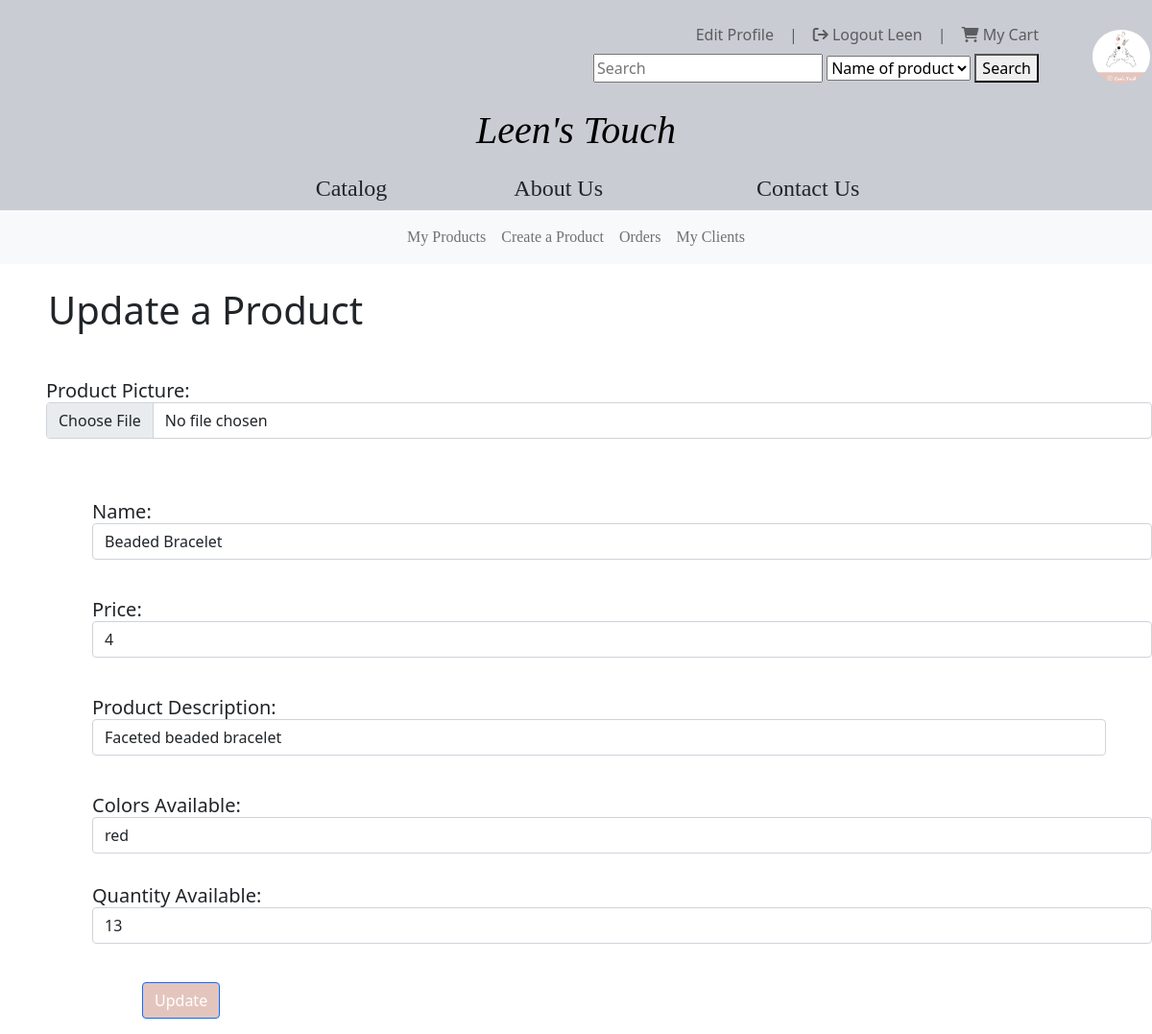
Page /AdminProducts/update/1240 (signed in) on the committed database.
### tables this page shows
CREATE TABLE `products` (
  `upc` int(13) NOT NULL,
  `product_name` varchar(50) NOT NULL,
  `product_type` varchar(25) NOT NULL,
  `description` varchar(500) NOT NULL,
  `price` double NOT NULL,
  `image` varchar(100) NOT NULL,
  `colour` varchar(15) NOT NULL,
  `quantity` int(2) NOT NULL,
  `fulfill_time` int(2) NOT NULL
);

### app/core/app.php (called while the page is built, shortened)
<?php
    class App{
        protected $currentMethod = 'index';
        public function __construct()
        {
            $url = $this->parseURL();
            if(file_exists('../app/controllers/'.$url[0].'.php')){
                unset($url[0]);
            }
            $this->currentController = new $this->currentController;
            if(isset($url[1])){
                if(method_exists($this->currentController, $url[1])){
                    $this->currentMethod = $url[1];
                    unset($url[1]);
                }
            }
            $this->params = $url ? array_values($url) : [];
            call_user_func_array([$this->currentController, $this->currentMethod], $this->params);
        }
        public function parseURL(){
            if(isset($_GET['url'])){
                $url = rtrim($_GET['url'], '/');
                $url = filter_var($url, FILTER_SANITIZE_URL);
                $url = explode('/',$url);
                return $url;
            }
        }
    }

### public/index.php (called while the page is built, shortened)
<?php
    $init = new App;
?>

### app/core/Model.php (called while the page is built, shortened)
<?php
class Model
{
    private $host = DB_HOST;
    private $user = DB_USER;
    private $pass = DB_PASS;
    private $dbname = DB_NAME;
    private $dbh;
    private $stmt;
    public function __construct()
    {
        $dsn = 'mysql:host=' . $this->host . ';dbname=' . $this->dbname;
        $options = array(
            PDO::ATTR_PERSISTENT => true,
            PDO::ATTR_ERRMODE => PDO::ERRMODE_EXCEPTION
        );
        try {
            $this->dbh = new PDO($dsn, $this->user, $this->pass, $options);
        } catch (PDOException $e) {
            $this->error = $e->getMessage();
            echo $this->error;
        }
    }
    public function query($sql)
    {
        $this->stmt = $this->dbh->prepare($sql);
    }
    public function bind($param, $value, $type = null)
    {
        if (is_null($type)) {
            switch (true) {
                default:
                    $type = PDO::PARAM_STR;
            }
        }
        $this->stmt->bindValue($param, $value, $type);
    }
    public function execute()
    {
        return $this->stmt->execute();
    }
    public function getSingle(){
        $this->execute();
        return $this->stmt->fetch(PDO::FETCH_OBJ);
    }
}

### app/models/productsModel.php (called while the page is built, shortened)
<?php
    Class productsModel{
        public function __construct(){
            $this->db = new Model;
        }
        public function getProduct($upc){
            $this->db->query("SELECT * FROM products WHERE upc = :upc");
            $this->db->bind(':upc',$upc);
            return $this->db->getSingle();
        }
    }
?>

### app/views/AdminProducts/updateProduct.php (the view, shortened to what this page needs)
<?php require APPROOT . '/views/includes/header.php';
?>
<nav class="navbar navbar-expand-lg navbar-light bg-light">
  <div class="collapse navbar-collapse" id="mynavbar">
    <ul style="margin: auto; text-align: center; font-family:'Constantia-Regular';" class="navbar-nav ">
      <li class="nav-item">
        <a class="nav-link" href="/LeensTouch/AdminProducts/getProducts">My Products</a>
      </li>
      <li class="nav-item">
        <a class="nav-link" href="/LeensTouch/AdminProducts/createProduct">Create a Product</a>
      </li>
      <li class="nav-item">
        <a class="nav-link" href="/LeensTouch/Orders/getOrders">Orders</a>
      </li>
      <li class="nav-item">
        <a class="nav-link" href="/LeensTouch/Clients/viewClients">My Clients</a>
      </li>
    </ul>
  </div>
</nav>
<br>
<div class="title" style="margin-left: 50px; float: left;">
  <h1>Update a Product</h1>
</div>
<br><br>
    <form action='' method='post' enctype="multipart/form-data">
    <div class="product-image mt-0">
      <div class="ms-5 mb-3 mt-5"><span class="h5 ">Product Picture:</span><br>
        <div class="form-group">
          <input type='file' name='image' class='form-control' />
        </div>
      </div>
    </div>
    <div class="product-info d-grid ms-5 mt-0">
      <div class="ms-5 mb-3 mt-5"><span class="h5 ">Name:</span> <br>
        <div class="form-group">
          <input name="product_name" type="text" class="form-control" id="product_name" value="<?php echo $data->product_name?>">
        </div>
      </div><br>
        <div class="ms-5 mb-3"><span class="h5 ">Price:</span> <br>
          <div class="form-group">
            <input name="price" type="text" class="form-control" id="price" value="<?php echo $data->price?>">
          </div>
        </div><br>
        <div class=" ms-5 mb-3 me-5"><span class="h5">Product Description:</span><br>
          <div class="form-group">
            <input name="description" type="text" class="form-control" id="description" value="<?php echo $data->description?>">
          </div>
        </div> <br>
        <div class="h5 ms-5"><span class="h5">Colors Available:</span><br>
          <div class="form-group">
            <input name="colour" type="text" class="form-control" id="colour" value="<?php echo $data->colour?>">
          </div>
        </div> <br>
        <div class="ms-5 mb-3"><span class="h5 ">Quantity Available:</span> <br>
          <div class="form-group">
            <input name="quantity" type="text" class="form-control" id="quantity" value="<?php echo $data->quantity?>">
          </div>
        </div> <br>
        <div class="form-group" style=" margin-left: 100px; float: left">
          <button type="submit" name='update' class="btn btn-primary" style="background-color: #e4c5bd; color: white;">Update</button>
        </div>
      </div>
    </div>
<?php require APPROOT . '/views/includes/footer.php'; ?>

### rows in the picture
products: product_name "Beaded Bracelet", price "4", description "Faceted beaded bracelet", colour "red", quantity "13"

### other values in the picture
$_SESSION['user_fname'] "Leen"
SITENAME "Leen's Touch"
